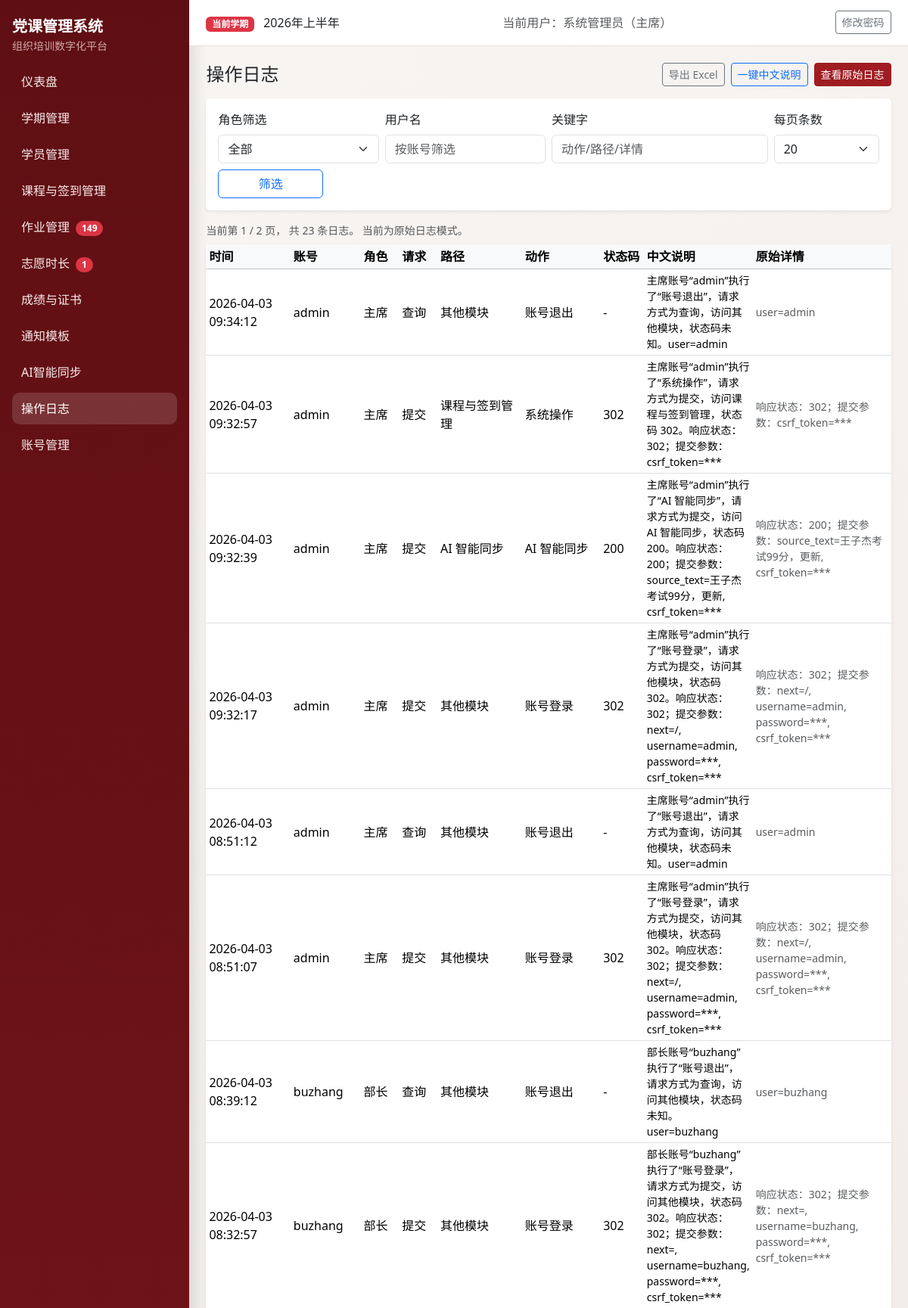
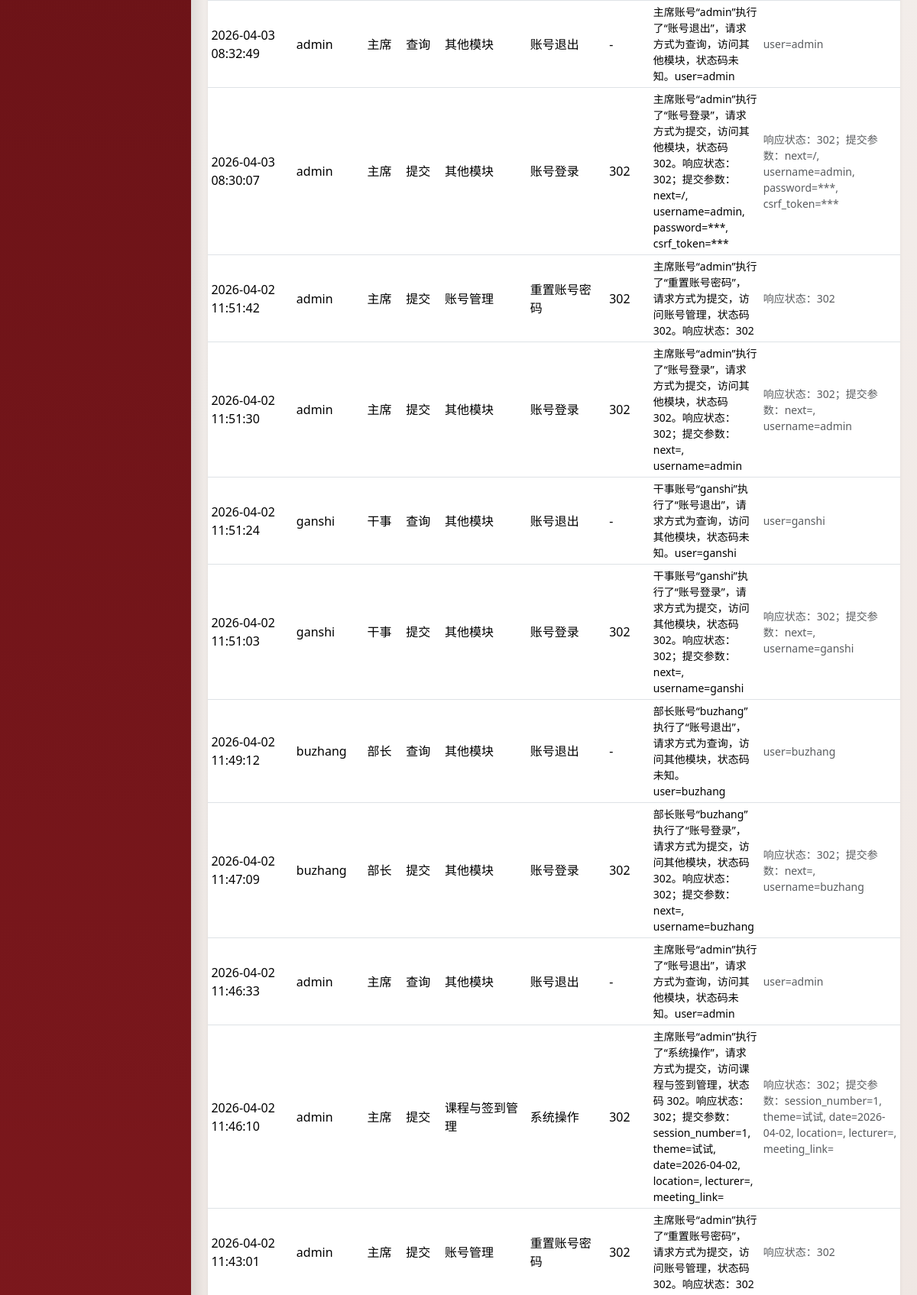
The page /auth/logs?role=全部&username=&q=&page=1&per_page=20&cn=0 (signed in, upper part) on the database its author committed (2 pictures, top to bottom).
### models.py (models this page shows, shortened)
class Semester(db.Model):
    __tablename__ = "semesters"
    id = db.Column(db.Integer, primary_key=True)
    name = db.Column(db.String(100), nullable=False)
    period_code = db.Column(db.String(20), nullable=True)
    period_positive = db.Column(db.String(20), nullable=True)
    period_development = db.Column(db.String(20), nullable=True)
    period_probationary = db.Column(db.String(20), nullable=True)
    year = db.Column(db.Integer, nullable=False)
    status = db.Column(db.String(20), nullable=False, default="active")
    exam_weight = db.Column(db.Integer, nullable=False, default=40)
    attendance_weight = db.Column(db.Integer, nullable=False, default=30)
    assignment_weight = db.Column(db.Integer, nullable=False, default=20)
    volunteer_weight = db.Column(db.Integer, nullable=False, default=10)
    pass_threshold = db.Column(db.Float, nullable=False, default=60.0)
    volunteer_target_hours = db.Column(db.Float, nullable=False, default=0.0)
    min_attendance_sessions = db.Column(db.Integer, nullable=False, default=2)
    created_at = db.Column(db.DateTime, default=datetime.utcnow, nullable=False)
    students = db.relationship("Student", back_populates="semester", cascade="all, delete-orphan")
    course_sessions = db.relationship("CourseSession", back_populates="semester", cascade="all, delete-orphan")
    assignments = db.relationship("Assignment", back_populates="semester", cascade="all, delete-orphan")
    volunteer_records = db.relationship(
        "VolunteerRecord", back_populates="semester", cascade="all, delete-orphan"
    )
    exam_records = db.relationship("ExamRecord", back_populates="semester", cascade="all, delete-orphan")
    final_scores = db.relationship("FinalScore", back_populates="semester", cascade="all, delete-orphan")

class User(UserMixin, db.Model):
    __tablename__ = "users"
    id = db.Column(db.Integer, primary_key=True)
    username = db.Column(db.String(80), unique=True, nullable=False, index=True)
    password_hash = db.Column(db.String(255), nullable=False)
    role = db.Column(db.String(20), nullable=False, default="staff")
    real_name = db.Column(db.String(80), nullable=True)
    created_at = db.Column(db.DateTime, default=datetime.utcnow, nullable=False)

class OperationLog(db.Model):
    __tablename__ = "operation_logs"
    id = db.Column(db.Integer, primary_key=True)
    user_id = db.Column(db.Integer, db.ForeignKey("users.id"), nullable=True, index=True)
    username_snapshot = db.Column(db.String(80), nullable=False)
    role_snapshot = db.Column(db.String(20), nullable=True)
    action = db.Column(db.String(160), nullable=False)
    method = db.Column(db.String(10), nullable=True)
    path = db.Column(db.String(255), nullable=True)
    status_code = db.Column(db.Integer, nullable=True)
    detail = db.Column(db.Text, nullable=True)
    created_at = db.Column(db.DateTime, default=datetime.utcnow, nullable=False, index=True)
    user = db.relationship("User", lazy="joined")

### blueprints/auth.py (the view, shortened to what this page needs)
@auth_bp.route("/auth/logs")
@login_required
@role_required("admin")
def operation_logs():
	role_filter = (request.args.get("role") or "全部").strip()
	username_filter = (request.args.get("username") or "").strip()
	keyword = (request.args.get("q") or "").strip()
	page = request.args.get("page", type=int) or 1
	per_page = request.args.get("per_page", type=int) or 20
	per_page = max(10, min(per_page, 100))
	cn_mode = (request.args.get("cn") or "1") == "1"
	query = OperationLog.query
	if role_filter != "全部":
		query = query.filter(OperationLog.role_snapshot == normalize_role(role_filter))
	if username_filter:
		query = query.filter(OperationLog.username_snapshot.contains(username_filter))
	query = query.order_by(OperationLog.created_at.desc(), OperationLog.id.desc())
	pagination = query.paginate(page=page, per_page=per_page, error_out=False)
	items = pagination.items
	cn_map = _translate_logs_with_ai(items) if cn_mode else {item.id: _local_cn_summary(item) for item in items}
	return render_template(
		"auth/logs.html",
		items=items,
		pagination=pagination,
		per_page=per_page,
		cn_mode=cn_mode,
		cn_map=cn_map,
		role_filter=role_filter,
		username_filter=username_filter,
		keyword=keyword,
		role_labels=ROLE_LABELS,
		role_label=role_label,
		method_label=_method_label,
		action_label=_action_label,
		path_label=_path_label,
		format_detail_chinese=_format_detail_chinese,
	)

### authz.py (called while the page is built)
def normalize_role(role: str | None) -> str:
    value = (role or "staff").strip().lower()
    if value not in ROLE_LABELS:
        return "staff"
    return value

def role_label(role: str | None) -> str:
    return ROLE_LABELS.get(normalize_role(role), "干事")

def can_view_logs(role: str | None) -> bool:
    return normalize_role(role) in {"admin", "minister"}

def can_manage_accounts(role: str | None) -> bool:
    return normalize_role(role) == "admin"

def can_edit_notification_templates(role: str | None) -> bool:
    return normalize_role(role) in {"admin", "minister"}

def role_required(*roles):
    def decorator(func):
        allowed_roles = _expand_allowed_roles(roles)
        @wraps(func)
        def wrapper(*args, **kwargs):
            if not current_user.is_authenticated:
                return redirect(url_for("auth_bp.login"))
            if normalize_role(getattr(current_user, "role", None)) not in allowed_roles:
                flash("当前账号无权限执行该操作。", "danger")
                return redirect(request.referrer or url_for("auth_bp.dashboard"))
            return func(*args, **kwargs)
        return wrapper
    return decorator

### blueprints/auth.py (called while the page is built)
def _method_label(method: str | None) -> str:
	return METHOD_LABELS.get((method or "").upper(), (method or "-").upper())

def _action_label(action: str | None) -> str:
	if not action:
		return "未知动作"
	return ACTION_LABELS.get(action, "系统操作")

def _path_label(path: str | None) -> str:
	path = (path or "").strip()
	if not path:
		return "-"
	prefix_labels = [
		("/auth/accounts", "账号管理"),
		("/auth/logs", "操作日志"),
		("/ai-tools", "AI 智能同步"),
		("/scores", "成绩与证书"),
		("/notifications", "通知模板"),
		("/students", "学员管理"),
		("/courses", "课程与签到管理"),
		("/attendance", "课程与签到管理"),
		("/assignments", "作业管理"),
		("/volunteers", "志愿时长"),
		("/semester", "学期管理"),
	]
	for prefix, label in prefix_labels:
		if path.startswith(prefix):
			return label
	return "其他模块"

def _local_cn_summary(item: OperationLog) -> str:
	status_text = f"状态码 {item.status_code}" if item.status_code is not None else "状态码未知"
	return (
		f"{role_label(item.role_snapshot)}账号“{item.username_snapshot}”"
		f"执行了“{_action_label(item.action)}”，"
		f"请求方式为{_method_label(item.method)}，"
		f"访问{_path_label(item.path)}，{status_text}。"
		f"{_format_detail_chinese(item.detail)}"
	)

### templates/auth/logs.html (shortened to what this page needs)
{% extends "base.html" %}
{% block content %}
<div class="d-flex justify-content-between align-items-center mb-3">
  <h1 class="h4 mb-0">操作日志</h1>
  <div class="d-flex gap-2">
    <a class="btn btn-outline-secondary btn-sm" href="{{ url_for('auth_bp.operation_logs', role=role_filter, username=username_filter, q=keyword, per_page=per_page, cn='1' if cn_mode else '0', export=1) }}">导出 Excel</a>
    <a class="btn btn-sm {{ 'btn-primary' if cn_mode else 'btn-outline-primary' }}" href="{{ url_for('auth_bp.operation_logs', role=role_filter, username=username_filter, q=keyword, page=1, per_page=per_page, cn=1) }}">一键中文说明</a>
    <a class="btn btn-sm {{ 'btn-primary' if not cn_mode else 'btn-outline-dark' }}" href="{{ url_for('auth_bp.operation_logs', role=role_filter, username=username_filter, q=keyword, page=1, per_page=per_page, cn=0) }}">查看原始日志</a>
  </div>
</div>
<form class="card border-0 shadow-sm p-3 mb-3">
  <div class="row g-2 align-items-end">
    <div class="col-md-3">
      <label class="form-label">角色筛选</label>
      <select class="form-select" name="role">
        <option value="全部" {% if role_filter == '全部' %}selected{% endif %}>全部</option>
      </select>
    </div>
    <div class="col-md-3">
      <label class="form-label">用户名</label>
      <input class="form-control" name="username" value="{{ username_filter }}" placeholder="按账号筛选">
    </div>
    <div class="col-md-4">
      <label class="form-label">关键字</label>
      <input class="form-control" name="q" value="{{ keyword }}" placeholder="动作/路径/详情">
    </div>
    <div class="col-md-2">
      <label class="form-label">每页条数</label>
      <select class="form-select" name="per_page">
        {% for n in [10,20,30,50,100] %}
        <option value="{{ n }}" {% if per_page == n %}selected{% endif %}>{{ n }}</option>
        {% endfor %}
      </select>
    </div>
    <div class="col-md-2">
      <button class="btn btn-outline-primary w-100">筛选</button>
    </div>
  </div>
</form>
<div class="small text-muted mb-2">
  当前第 {{ pagination.page }} / {{ pagination.pages if pagination.pages else 1 }} 页，
  共 {{ pagination.total }} 条日志。
  {% if cn_mode %}当前为中文说明模式。{% else %}当前为原始日志模式。{% endif %}
</div>
<div class="card border-0 shadow-sm">
  <div class="table-responsive">
    <table class="table table-sm align-middle mb-0">
      <thead class="table-light">
        <tr>
          <th style="width: 170px;">时间</th>
          <th style="width: 120px;">账号</th>
          <th style="width: 90px;">角色</th>
          <th style="width: 90px;">请求</th>
          <th style="width: 240px;">路径</th>
          <th style="width: 220px;">动作</th>
          <th style="width: 90px;">状态码</th>
          <th>中文说明</th>
          <th style="width: 240px;">原始详情</th>
        </tr>
      </thead>
      <tbody>
        {% for item in items %}
        <tr>
          <td>{{ item.created_at.strftime('%Y-%m-%d %H:%M:%S') if item.created_at else '-' }}</td>
          <td>{{ item.username_snapshot }}</td>
          <td>{{ role_label(item.role_snapshot) }}</td>
          <td>{{ method_label(item.method) }}</td>
          <td>{{ path_label(item.path) }}</td>
          <td>{{ action_label(item.action) }}</td>
          <td>{{ item.status_code if item.status_code is not none else '-' }}</td>
          <td class="small">{{ cn_map.get(item.id, '-') }}</td>
          <td class="small text-muted">{{ format_detail_chinese(item.detail) }}</td>
        </tr>
        {% else %}
        <tr>
          <td colspan="9" class="text-center text-muted py-4">暂无日志</td>
        </tr>
        {% endfor %}
      </tbody>
    </table>
  </div>
</div>
{% endblock %}

### templates/base.html (shortened to what this page needs)
<!doctype html>
<html lang="zh-CN">
<head>
  <link href="https://cdn.jsdelivr.net/npm/bootstrap@5.3.3/dist/css/bootstrap.min.css" rel="stylesheet">
</head>
<body>
  {% if current_user.is_authenticated %}
  {% set endpoint = request.endpoint or '' %}
  {% set bp = request.blueprint or '' %}
  <div class="layout">
    <aside class="sidebar d-flex flex-column">
      <div class="mb-3">
        <div class="fw-bold fs-5 text-white">党课管理系统</div>
        <div class="small opacity-75">组织培训数字化平台</div>
      </div>
      <nav class="nav flex-column mb-3">
        <a class="nav-link {% if endpoint == 'auth_bp.dashboard' %}active{% endif %}" href="{{ url_for('auth_bp.dashboard') }}">仪表盘</a>
        <a class="nav-link {% if bp == 'semester_bp' %}active{% endif %}" href="{{ url_for('semester_bp.list_semesters') }}">学期管理</a>
        <a class="nav-link {% if bp == 'students_bp' %}active{% endif %}" href="{{ url_for('students_bp.list_students') }}">学员管理</a>
        <a class="nav-link {% if bp in ['courses_bp', 'attendance_bp'] %}active{% endif %}" href="{{ url_for('courses_bp.list_courses') }}">课程与签到管理</a>
        <a class="nav-link {% if bp == 'assignments_bp' %}active{% endif %}" href="{{ url_for('assignments_bp.assignments_overview') }}">作业管理
          {% if pending_assignment_students > 0 %}
            <span class="badge rounded-pill text-bg-danger ms-1">{{ pending_assignment_students }}</span>
          {% endif %}
        </a>
        <a class="nav-link {% if bp == 'volunteers_bp' %}active{% endif %}" href="{{ url_for('volunteers_bp.volunteer_overview') }}">志愿时长
          {% if pending_volunteer_records > 0 %}
            <span class="badge rounded-pill text-bg-danger ms-1">{{ pending_volunteer_records }}</span>
          {% endif %}
        </a>
        <a class="nav-link {% if bp == 'scores_bp' %}active{% endif %}" href="{{ url_for('scores_bp.result_overview') }}">成绩与证书</a>
        <a class="nav-link {% if bp == 'notifications_bp' %}active{% endif %}" href="{{ url_for('notifications_bp.template_list') }}">通知模板</a>
        <a class="nav-link {% if bp == 'ai_tools_bp' %}active{% endif %}" href="{{ url_for('ai_tools_bp.index') }}">AI智能同步</a>
        {% if can_view_logs %}
        <a class="nav-link {% if endpoint == 'auth_bp.operation_logs' %}active{% endif %}" href="{{ url_for('auth_bp.operation_logs') }}">操作日志</a>
        {% endif %}
        {% if can_manage_accounts %}
        <a class="nav-link {% if endpoint == 'auth_bp.account_list' %}active{% endif %}" href="{{ url_for('auth_bp.account_list') }}">账号管理</a>
        {% endif %}
      </nav>
    </aside>
    <div class="content-wrap">
      <header class="topbar">
        <div>
          <span class="badge text-bg-danger">当前学期</span>
          <span class="ms-2">{{ current_semester.name if current_semester else '未设置激活学期' }}</span>
        </div>
        <div class="text-muted">当前用户：{{ current_user.real_name or current_user.username }}（{{ current_user_role_label }}）</div>
        <div>
          <a class="btn btn-sm btn-outline-secondary" href="{{ url_for('auth_bp.change_password') }}">修改密码</a>
        </div>
      </header>
      <main class="page-content">
        {% block content %}{% endblock %}
      </main>
    </div>
  </div>
  {% else %}
    {% block auth_content %}{% endblock %}
  {% endif %}
</body>
</html>

### templates/base.html (style rules this page uses)
:root { --pc-primary: #9f1d22; --pc-primary-dark: #7f1519; --pc-sidebar-bg: #5f0f13; --pc-sidebar-text: #f6dddd; --pc-bg: #f8f6f4; --pc-card: #ffffff; }
body { background: linear-gradient(135deg, #f8f6f4 0%, #efe7e3 100%); min-height: 100vh; }
.layout { display: flex; min-height: 100vh; }
.sidebar { width: 250px; background: linear-gradient(180deg, var(--pc-sidebar-bg), #7d181d); color: var(--pc-sidebar-text); position: fixed; top: 0; left: 0; bottom: 0; padding: 1.25rem 1rem; box-shadow: 6px 0 20px rgba(0, 0, 0, 0.12); }
.sidebar .nav-link { color: #f8eaea; border-radius: 10px; margin-bottom: 0.4rem; padding: 0.55rem 0.75rem; }
.sidebar .nav-link.active, .sidebar .nav-link:hover { background: rgba(255, 255, 255, 0.14); color: #fff; }
.content-wrap { margin-left: 250px; width: calc(100% - 250px); }
.topbar { background: var(--pc-card); border-bottom: 1px solid #eadfda; padding: 0.9rem 1.4rem; display: flex; justify-content: space-between; align-items: center; position: sticky; top: 0; z-index: 5; }
.page-content { padding: 1.4rem; }
.btn-primary { background-color: var(--pc-primary); border-color: var(--pc-primary); }

### rows shown on the page
Semester: name "2026年上半年"
User: real_name "系统管理员"
OperationLog: created_at "2026-04-03 09:34:12", username_snapshot "admin", role_snapshot "主席", method "查询", path "其他模块", action "账号退出", status_code "-", get "主席账号“admin”执行了“账号退出”，请求方式为查询，访问其他模块，状态码未知。user=admin", detail "user=admin"
OperationLog: created_at "2026-04-03 09:32:57", username_snapshot "admin", role_snapshot "主席", method "提交", path "课程与签到管理", action "系统操作", status_code "302", get "主席账号“admin”执行了“系统操作”，请求方式为提交，访问课程与签到管理，状态码 302。响应状态：302；提交参数：csrf_token=***", detail "响应状态：302；提交参数：csrf_token=***"
OperationLog: created_at "2026-04-03 09:32:39", username_snapshot "admin", role_snapshot "主席", method "提交", path "AI 智能同步", action "AI 智能同步", status_code "200", get "主席账号“admin”执行了“AI 智能同步”，请求方式为提交，访问AI 智能同步，状态码 200。响应状态：200；提交参数：source_text=王子杰考试99分，更新, csrf_token=***", detail "响应状态：200；提交参数：source_text=王子杰考试99分，更新, csrf_token=***"
OperationLog: created_at "2026-04-03 09:32:17", username_snapshot "admin", role_snapshot "主席", method "提交", path "其他模块", action "账号登录", status_code "302", get "主席账号“admin”执行了“账号登录”，请求方式为提交，访问其他模块，状态码 302。响应状态：302；提交参数：next=/, username=admin, password=***, csrf_token=***", detail "响应状态：302；提交参数：next=/, username=admin, password=***, csrf_token=***"
OperationLog: created_at "2026-04-03 08:51:12", username_snapshot "admin", role_snapshot "主席", method "查询", path "其他模块", action "账号退出", status_code "-", get "主席账号“admin”执行了“账号退出”，请求方式为查询，访问其他模块，状态码未知。user=admin", detail "user=admin"
OperationLog: created_at "2026-04-03 08:51:07", username_snapshot "admin", role_snapshot "主席", method "提交", path "其他模块", action "账号登录", status_code "302", get "主席账号“admin”执行了“账号登录”，请求方式为提交，访问其他模块，状态码 302。响应状态：302；提交参数：next=/, username=admin, password=***, csrf_token=***", detail "响应状态：302；提交参数：next=/, username=admin, password=***, csrf_token=***"
OperationLog: created_at "2026-04-03 08:39:12", username_snapshot "buzhang", role_snapshot "部长", method "查询", path "其他模块", action "账号退出", status_code "-", get "部长账号“buzhang”执行了“账号退出”，请求方式为查询，访问其他模块，状态码未知。user=buzhang", detail "user=buzhang"
OperationLog: created_at "2026-04-03 08:32:57", username_snapshot "buzhang", role_snapshot "部长", method "提交", path "其他模块", action "账号登录", status_code "302", get "部长账号“buzhang”执行了“账号登录”，请求方式为提交，访问其他模块，状态码 302。响应状态：302；提交参数：next=, username=buzhang, password=***, csrf_token=***", detail "响应状态：302；提交参数：next=, username=buzhang, password=***, csrf_token=***"
OperationLog: created_at "2026-04-03 08:32:49", username_snapshot "admin", role_snapshot "主席", method "查询", path "其他模块", action "账号退出", status_code "-", get "主席账号“admin”执行了“账号退出”，请求方式为查询，访问其他模块，状态码未知。user=admin", detail "user=admin"
OperationLog: created_at "2026-04-03 08:30:07", username_snapshot "admin", role_snapshot "主席", method "提交", path "其他模块", action "账号登录", status_code "302", get "主席账号“admin”执行了“账号登录”，请求方式为提交，访问其他模块，状态码 302。响应状态：302；提交参数：next=/, username=admin, password=***, csrf_token=***", detail "响应状态：302；提交参数：next=/, username=admin, password=***, csrf_token=***"
OperationLog: created_at "2026-04-02 11:51:42", username_snapshot "admin", role_snapshot "主席", method "提交", path "账号管理", action "重置账号密码", status_code "302", get "主席账号“admin”执行了“重置账号密码”，请求方式为提交，访问账号管理，状态码 302。响应状态：302", detail "响应状态：302"
OperationLog: created_at "2026-04-02 11:51:30", username_snapshot "admin", role_snapshot "主席", method "提交", path "其他模块", action "账号登录", status_code "302", get "主席账号“admin”执行了“账号登录”，请求方式为提交，访问其他模块，状态码 302。响应状态：302；提交参数：next=, username=admin", detail "响应状态：302；提交参数：next=, username=admin"
OperationLog: created_at "2026-04-02 11:51:24", username_snapshot "ganshi", role_snapshot "干事", method "查询", path "其他模块", action "账号退出", status_code "-", get "干事账号“ganshi”执行了“账号退出”，请求方式为查询，访问其他模块，状态码未知。user=ganshi", detail "user=ganshi"
OperationLog: created_at "2026-04-02 11:51:03", username_snapshot "ganshi", role_snapshot "干事", method "提交", path "其他模块", action "账号登录", status_code "302", get "干事账号“ganshi”执行了“账号登录”，请求方式为提交，访问其他模块，状态码 302。响应状态：302；提交参数：next=, username=ganshi", detail "响应状态：302；提交参数：next=, username=ganshi"
OperationLog: created_at "2026-04-02 11:49:12", username_snapshot "buzhang", role_snapshot "部长", method "查询", path "其他模块", action "账号退出", status_code "-", get "部长账号“buzhang”执行了“账号退出”，请求方式为查询，访问其他模块，状态码未知。user=buzhang", detail "user=buzhang"
OperationLog: created_at "2026-04-02 11:47:09", username_snapshot "buzhang", role_snapshot "部长", method "提交", path "其他模块", action "账号登录", status_code "302", get "部长账号“buzhang”执行了“账号登录”，请求方式为提交，访问其他模块，状态码 302。响应状态：302；提交参数：next=, username=buzhang", detail "响应状态：302；提交参数：next=, username=buzhang"
OperationLog: created_at "2026-04-02 11:46:33", username_snapshot "admin", role_snapshot "主席", method "查询", path "其他模块", action "账号退出", status_code "-", get "主席账号“admin”执行了“账号退出”，请求方式为查询，访问其他模块，状态码未知。user=admin", detail "user=admin"
OperationLog: created_at "2026-04-02 11:46:10", username_snapshot "admin", role_snapshot "主席", method "提交", path "课程与签到管理", action "系统操作", status_code "302", get "主席账号“admin”执行了“系统操作”，请求方式为提交，访问课程与签到管理，状态码 302。响应状态：302；提交参数：session_number=1, theme=试试, date=2026-04-02, location=, lecturer=, meeting_link=", detail "响应状态：302；提交参数：session_number=1, theme=试试, date=2026-04-02, location=, lecturer=, meeting_link="
OperationLog: created_at "2026-04-02 11:43:01", username_snapshot "admin", role_snapshot "主席", method "提交", path "账号管理", action "重置账号密码", status_code "302", get "主席账号“admin”执行了“重置账号密码”，请求方式为提交，访问账号管理，状态码 302。响应状态：302", detail "响应状态：302"

### other values the page prints
{{ pending_assignment_students }} "149"
{{ pending_volunteer_records }} "1"
{{ current_user_role_label }} "主席"
{{ pagination.page }} "1"
{{ pagination.pages if pagination.pages else 1 }} "2"
{{ pagination.total }} "23"
form field per_page "20"
